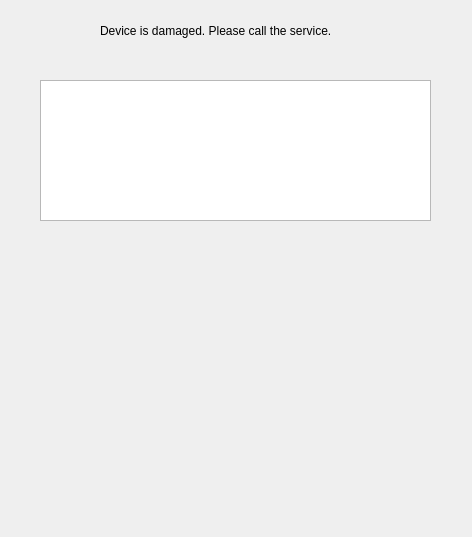
<?xml version="1.0" encoding="UTF-8"?>
<ui version="4.0">
 <class>DamagedDevice</class>
 <widget class="QDialog" name="DamagedDevice">
  <property name="geometry">
   <rect>
    <x>0</x>
    <y>0</y>
    <width>472</width>
    <height>537</height>
   </rect>
  </property>
  <property name="windowTitle">
   <string>Dialog</string>
  </property>
  <widget class="QLabel" name="label">
   <property name="geometry">
    <rect>
     <x>70</x>
     <y>260</y>
     <width>331</width>
     <height>251</height>
    </rect>
   </property>
   <property name="text">
    <string/>
   </property>
   <property name="pixmap">
    <pixmap resource="../resources/Resources.qrc">:/damaged_device.png</pixmap>
   </property>
  </widget>
  <widget class="QLabel" name="damagedDeviceLabel">
   <property name="geometry">
    <rect>
     <x>100</x>
     <y>10</y>
     <width>281</width>
     <height>41</height>
    </rect>
   </property>
   <property name="text">
    <string>Device is damaged. Please call the service.</string>
   </property>
  </widget>
  <widget class="QPlainTextEdit" name="damagedDeviceText">
   <property name="geometry">
    <rect>
     <x>40</x>
     <y>80</y>
     <width>391</width>
     <height>141</height>
    </rect>
   </property>
  </widget>
 </widget>
 <resources>
  <include location="../resources/Resources.qrc"/>
 </resources>
 <connections/>
</ui>
